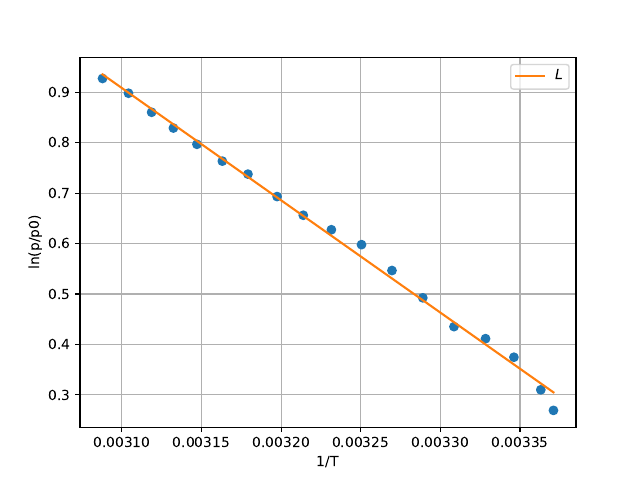

Python code for this plot:
import numpy as np
import sympy
import matplotlib.pyplot as plt
from scipy.optimize import curve_fit
from pylab import figure, axes, pie, title, show

print('L')





z, u = np.loadtxt('TP2.txt', unpack=True,delimiter=',')

def f(z,e,f,):
    return e*z+f
popt2, pcov2 = curve_fit(f, z, u)
print(popt2)
print(pcov2)

z_new = np.linspace(z[0], z[-1], 500)

plt.figure(1)
plt.plot(z, u,'o')
plt.plot(z_new,f(z_new,*popt2),'-',label='$L$')

plt.xlabel('1/T')
plt.ylabel('ln(p/p0)')
plt.grid()
plt.legend()


R = 8.314472
m = -2225.56070383
L =-m*R
print(L)

plt.savefig('p.pdf')
print ('Fertig')
